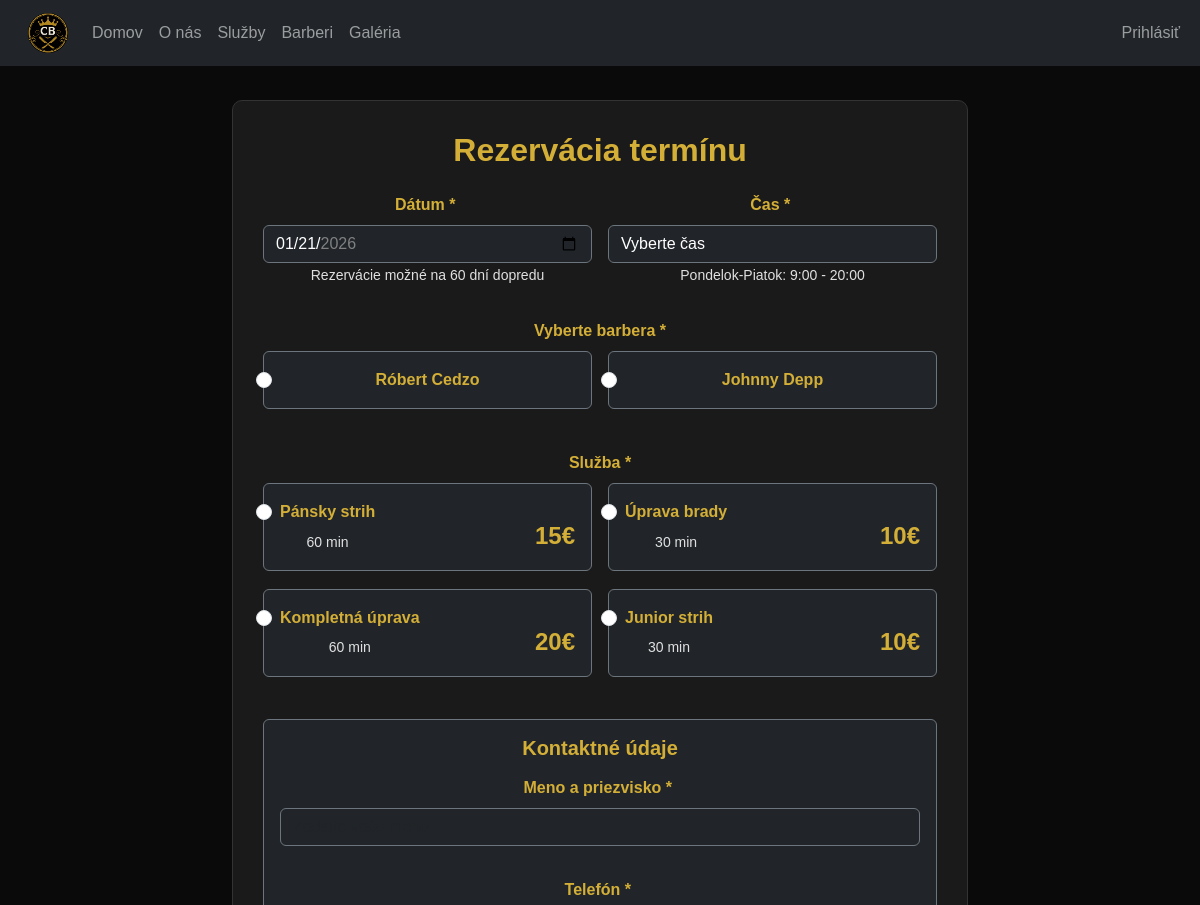
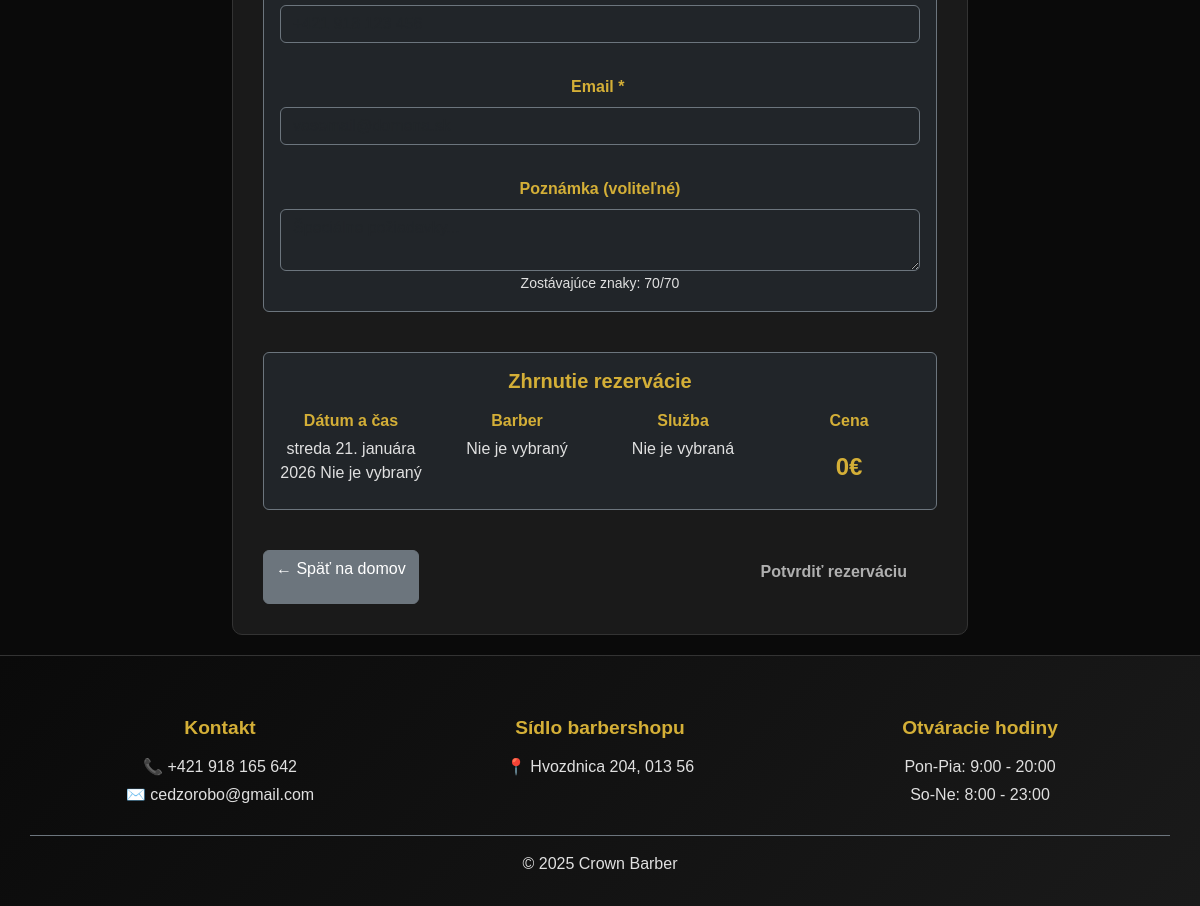
Page /?c=reservation&a=create on the committed database (2 pictures, top to bottom).
### tables this page shows
CREATE TABLE `barbers` (
                           `id` int(11) NOT NULL AUTO_INCREMENT,
                           `user_id` int(11) NOT NULL,
                           `bio` text DEFAULT NULL,
                           `photo_path` varchar(255) DEFAULT NULL,
                           `is_active` tinyint(1) NOT NULL DEFAULT 1,
                           `created_at` datetime NOT NULL DEFAULT current_timestamp(),
                           PRIMARY KEY (`id`),
                           KEY `user_id` (`user_id`),
                           CONSTRAINT `barbers_ibfk_1` FOREIGN KEY (`user_id`) REFERENCES `users` (`id`) ON DELETE CASCADE
);

CREATE TABLE `users` (
                         `id` int(11) NOT NULL AUTO_INCREMENT,
                         `fullname` varchar(100) NOT NULL,
                         `email` varchar(200) NOT NULL,
                         `password` varchar(255) NOT NULL,
                         `phone` varchar(13) DEFAULT NULL,
                         `permissions` int(1) NOT NULL,
                         `created_at` datetime NOT NULL DEFAULT current_timestamp(),
                         `last_login` datetime DEFAULT NULL,
                         PRIMARY KEY (`id`)
);

CREATE TABLE `services` (
                            `id` int(11) NOT NULL AUTO_INCREMENT,
                            `title` varchar(100) NOT NULL,
                            `price` int(11) NOT NULL,
                            `duration` int(11) NOT NULL,
                            `description` varchar(500) DEFAULT NULL,
                            PRIMARY KEY (`id`)
);

### App/Views/Reservation/create.view.php (the view, shortened to what the rows shown need)
<div class="container mt-5">
    <div class="row justify-content-center">
        <div class="col-lg-8">
            <div class="cb-dark-card">
                <h2 class="cb-gold-text text-center mb-4">Rezervácia termínu</h2>
                <form method="post" action="<?= $link->url('reservation.store') ?>" id="reservationForm">
                    <div class="row g-3">
                        <div class="col-12">
                            <div class="mb-4">
                                <div class="row g-3">
                                    <?php foreach ($barbers as $barber): ?>
                                        <div class="col-md-6">
                                            <div class="form-check p-3 bg-dark rounded border border-secondary barber-option">
                                                <input class="form-check-input"
                                                       type="radio"
                                                       name="barber_id"
                                                       id="barber_<?= $barber->getId() ?>"
                                                       value="<?= $barber->getId() ?>"
                                                       required
                                                       data-barber-name="<?= htmlspecialchars($barber->getName()) ?>">
                                                <label class="form-check-label w-100" for="barber_<?= $barber->getId() ?>">
                                                    <div class="text-center">
                                                        <h6 class="mb-0 cb-gold-text"><?= htmlspecialchars($barber->getName()) ?></h6>
                                                    </div>
                                                </label>
                                            </div>
                                        </div>
                                    <?php endforeach; ?>
                                </div>
                            </div>
                        </div>
                        <div class="col-12">
                            <div class="mb-4">
                                <div class="row g-3">
                                    <?php
                                    foreach (\App\Models\Service::getAll() as $service) :
                                        ?>
                                        <div class="col-md-6">
                                            <div class="form-check p-3 bg-dark rounded border border-secondary service-option">
                                                <input class="form-check-input"
                                                       type="radio"
                                                       name="service_id"
                                                       id="service_<?= $service->getId() ?>"
                                                       value="<?= $service->getId() ?>"
                                                       required
                                                       data-price="<?= $service->getPrice() ?>"
                                                       data-name="<?= htmlspecialchars($service->getTitle()) ?>"
                                                       data-duration="<?= $service->getDuration() ?>">
                                                <label class="form-check-label w-100" for="service_<?= $service->getId() ?>">
                                                    <div class="d-flex justify-content-between align-items-center">
                                                        <div>
                                                            <h6 class="mb-2 cb-gold-text"><?= htmlspecialchars($service->getTitle()) ?></h6>
                                                            <small class="cb-text-muted"><?= $service->getDuration() ?> min</small>
                                                        </div>
                                                        <div>
                                                            <span class="cb-price fs-4"><?= $service->getPrice() ?>€</span>
                                                        </div>
                                                    </div>
                                                </label>
                                            </div>
                                        </div>
                                    <?php endforeach; ?>
                                </div>
                            </div>
                        </div>
                    </div>
                </form>
            </div>
        </div>
    </div>
</div>

### rows in the picture
barbers: user.fullname "Róbert Cedzo"
barbers: user.fullname "Johnny Depp"
services: title "Pánsky strih", duration "60", price "15"
services: title "Úprava brady", duration "30", price "10"
services: title "Kompletná úprava", duration "60", price "20"
services: title "Junior strih", duration "30", price "10"
